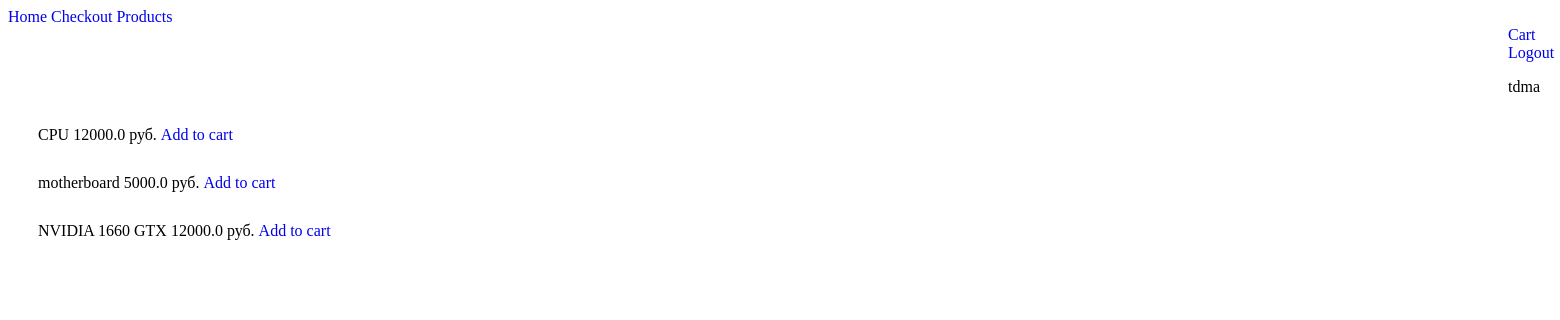
Screenshot of / (signed in) with the database file from the repository.
### store/models.py (models this page shows)
class Item(models.Model):
    title = models.CharField(max_length=100)
    price = models.FloatField()
    description = models.TextField(default="")
    def __str__(self):
        return f"{self.title} {self.price} руб."

### store/views.py (the view)
# urls.py: path('', views.HomeView.as_view(), name='home'),
class HomeView(generic.ListView):
    model = Item
    paginate_by = 30
    template_name = 'store/home.html'
    context_object_name = 'items'

### store/templates/store/home.html (shortened to what this page needs)
{% extends "store/base.html" %}
{% load static %}
{% block content %}
<div class='content'>
    {% for item in items %}
        <div class='item'>
            {{ item }}
            <a href="{% url 'store:add_to_cart' item.id %}"> Add to cart </a>
        </div>
    {% endfor %}
</div>
{% endblock %}

### store/templates/store/base.html (shortened to what this page needs)
<!DOCTYPE html>
{% load static %}
<link rel="stylesheet" type="text/css" href="{% static 'store/css/home.css' %}"
<html lang="en">
<head>
</head>
<body>
<div class='navbar'>
    <div class='left'>
        <a href = "{% url 'store:home' %}"> Home </a>
        <a href = "{% url 'store:checkout' %}"> Checkout </a>
        <a href = "{% url 'store:products' %}"> Products </a>
    </div>
    <div class='right'>
        <a href="{% url 'store:cart' %}"> Cart </a>
        {% if user.is_authenticated %}
            <a href="{% url 'store:logout'%}"> Logout </a>
            <p> {{ user.username }} </p>
        {% else %}
            <a href="{% url 'store:login' %}"> login </a>
            <a href="{% url 'store:signup' %}"> Sign up </a>
        {% endif %}
    </div>
    {% block content %}
    {% endblock %}
</div>
</body>
</html>

### store/static/store/css/home.css (style rules this page uses)
a { text-decoration: none; }
.navbar .right { margin-left: 1500px; }
.content { display: flex-column; }
.content .item { margin: 30px; }

### rows the page displays
Item: title+price "CPU 12000.0 руб."
Item: title+price "motherboard 5000.0 руб."
Item: title+price "NVIDIA 1660 GTX 12000.0 руб."

### other values shown
{{ user.username }} "tdma"
